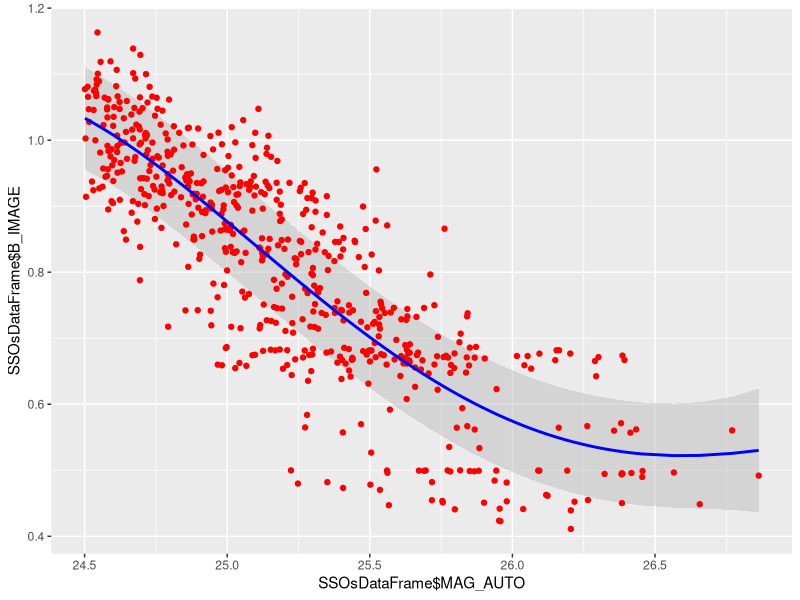

Write the R code that produced this figure.
# Read CSV into R
SSOsDataFrame <- read.csv(file="ssos_2_upper_24_5.csv", header=TRUE, sep=",")
StarsDataFrame <- read.csv(file="scamp_stars.csv", header=TRUE, sep=",")

library(MASS)
library(ggplot2)
library(boot)

cv_MSE_k10 <- rep(NA,10)

for (i in 1:10) {
  modelo <- glm(B_IMAGE ~ poly(MAG_AUTO, i, raw=TRUE), data = SSOsDataFrame)
  set.seed(17)
  cv_MSE_k10[i] <- cv.glm(data = SSOsDataFrame, glmfit = modelo, K = 10)$delta[1]
}
p4 <- ggplot(data = data.frame(polinomio = 1:10, cv_MSE = cv_MSE_k10),
             aes(x = polinomio, y = cv_MSE)) +
      geom_point(colour = c("firebrick3")) +
      geom_path()
p4 <- p4 + theme(panel.grid.major = element_line(colour  =  'gray90'))
p4 <- p4 + theme(plot.title = element_text(face  =  'bold'))
p4 <- p4 + theme(panel.background = element_rect(fill  =  'gray98'))
p4 <- p4 + labs(title  =  'Test Error ~ Grado del polinomio')
p4 <- p4 + scale_x_continuous(breaks = 1:10)
# print(p4)

out <- ggplot(data = SSOsDataFrame, aes(x = MAG_AUTO, y = B_IMAGE)) +
              geom_point(color = "grey30", alpha = 0.3) + 
              geom_smooth(method = "lm", formula = y ~ poly(x, 5, raw=TRUE), color = "red") +
              labs(title = "Polinomio de grado 1: wage ~ age") +
              theme_bw() +
              theme(plot.title = element_text(hjust = 0.5))

# print(out)

# Ajuste hasta 24'5
modelo_poli5 <- lm(B_IMAGE ~ poly(MAG_AUTO, 4, raw=TRUE), data = SSOsDataFrame)
# print(summary(modelo_poli5))
# print(modelo_poli5$coefficients)

prediction.level <- 0.6
mpi <- cbind(SSOsDataFrame, predict(modelo_poli5, interval = "prediction", level = prediction.level))
out_2 <- ggplot(mpi, aes(x = SSOsDataFrame$MAG_AUTO)) +
                geom_ribbon(aes(ymin = lwr, ymax = upr), fill = "gray", alpha = 0.5) +
                geom_point(aes(y = SSOsDataFrame$B_IMAGE), color = "red") +
                # points(x = StarsDataFrame$MAG_AUTO, y = StarsDataFrame$B_IMAGE, color = "black") +
                geom_line(aes(y = fit), colour = "blue", size = 1)
# print(summary(mpi$fit))
print(out_2)

new.MAG_AUTO <- data.frame(wt=c(1.7, 2.4, 3.6))
out_3 <- predict(modelo_poli5, new_data = SSOsDataFrame$MAG_AUTO, se.fit = TRUE, scale = NULL, df = Inf,
                 interval = c("prediction"), level = prediction.level, type = c("response"))

out_matrix <- out_3$fit
fit_list <- out_matrix[, "fit"]
lwr_list <- out_matrix[, "lwr"]
upr_list <- out_matrix[, "upr"]

upr_limit = lm(upr_list ~ poly(SSOsDataFrame$MAG_AUTO, 4, raw=TRUE))
# print(upr_limit$coefficients)
lwr_limit = lm(lwr_list ~ poly(SSOsDataFrame$MAG_AUTO, 4, raw=TRUE))
print(lwr_limit$coefficients)
# plot(SSOsDataFrame$MAG_AUTO, lwr_list)
